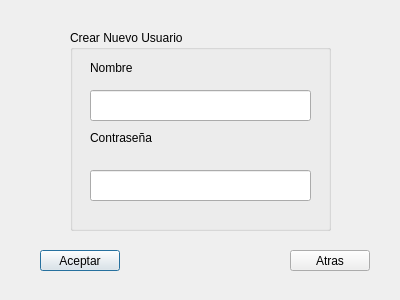
<?xml version="1.0" encoding="UTF-8"?>
<ui version="4.0">
 <class>NuevoUsuario</class>
 <widget class="QDialog" name="NuevoUsuario">
  <property name="geometry">
   <rect>
    <x>0</x>
    <y>0</y>
    <width>400</width>
    <height>300</height>
   </rect>
  </property>
  <property name="windowTitle">
   <string>Dialog</string>
  </property>
  <widget class="QGroupBox" name="groupBox">
   <property name="geometry">
    <rect>
     <x>70</x>
     <y>30</y>
     <width>261</width>
     <height>201</height>
    </rect>
   </property>
   <property name="title">
    <string>Crear Nuevo Usuario</string>
   </property>
   <widget class="QLabel" name="label">
    <property name="geometry">
     <rect>
      <x>20</x>
      <y>30</y>
      <width>171</width>
      <height>16</height>
     </rect>
    </property>
    <property name="text">
     <string>Nombre</string>
    </property>
   </widget>
   <widget class="QLabel" name="label_2">
    <property name="geometry">
     <rect>
      <x>20</x>
      <y>100</y>
      <width>201</width>
      <height>16</height>
     </rect>
    </property>
    <property name="text">
     <string>Contraseña</string>
    </property>
   </widget>
   <widget class="QLineEdit" name="name">
    <property name="geometry">
     <rect>
      <x>20</x>
      <y>60</y>
      <width>221</width>
      <height>31</height>
     </rect>
    </property>
   </widget>
   <widget class="QLineEdit" name="pass">
    <property name="geometry">
     <rect>
      <x>20</x>
      <y>140</y>
      <width>221</width>
      <height>31</height>
     </rect>
    </property>
   </widget>
  </widget>
  <widget class="QPushButton" name="aceptar">
   <property name="geometry">
    <rect>
     <x>40</x>
     <y>250</y>
     <width>80</width>
     <height>21</height>
    </rect>
   </property>
   <property name="text">
    <string>Aceptar</string>
   </property>
  </widget>
  <widget class="QPushButton" name="atras">
   <property name="geometry">
    <rect>
     <x>290</x>
     <y>250</y>
     <width>80</width>
     <height>21</height>
    </rect>
   </property>
   <property name="text">
    <string>Atras</string>
   </property>
  </widget>
 </widget>
 <resources/>
 <connections/>
</ui>
